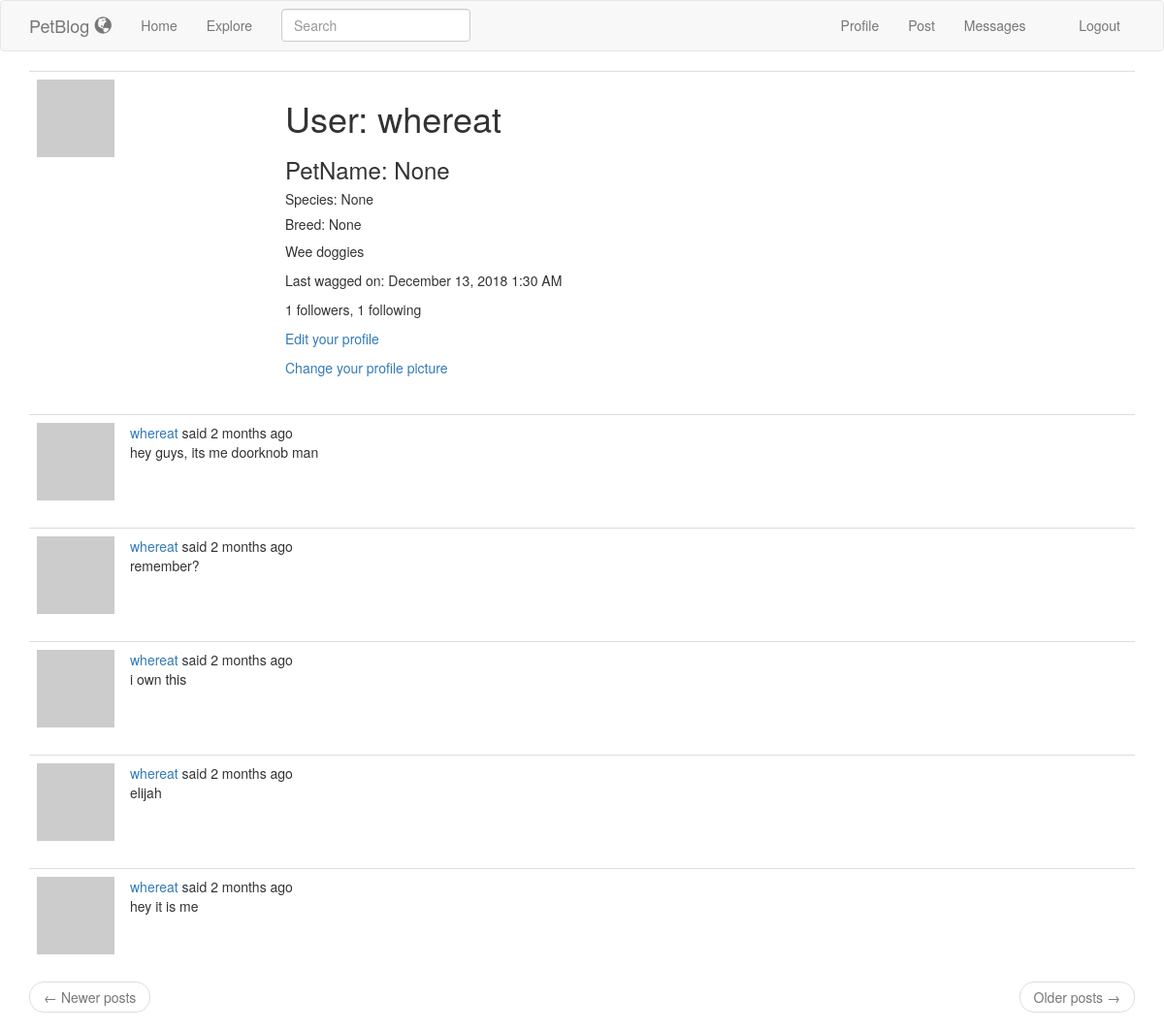
Page /user/whereat (signed in) on the earlier database version.
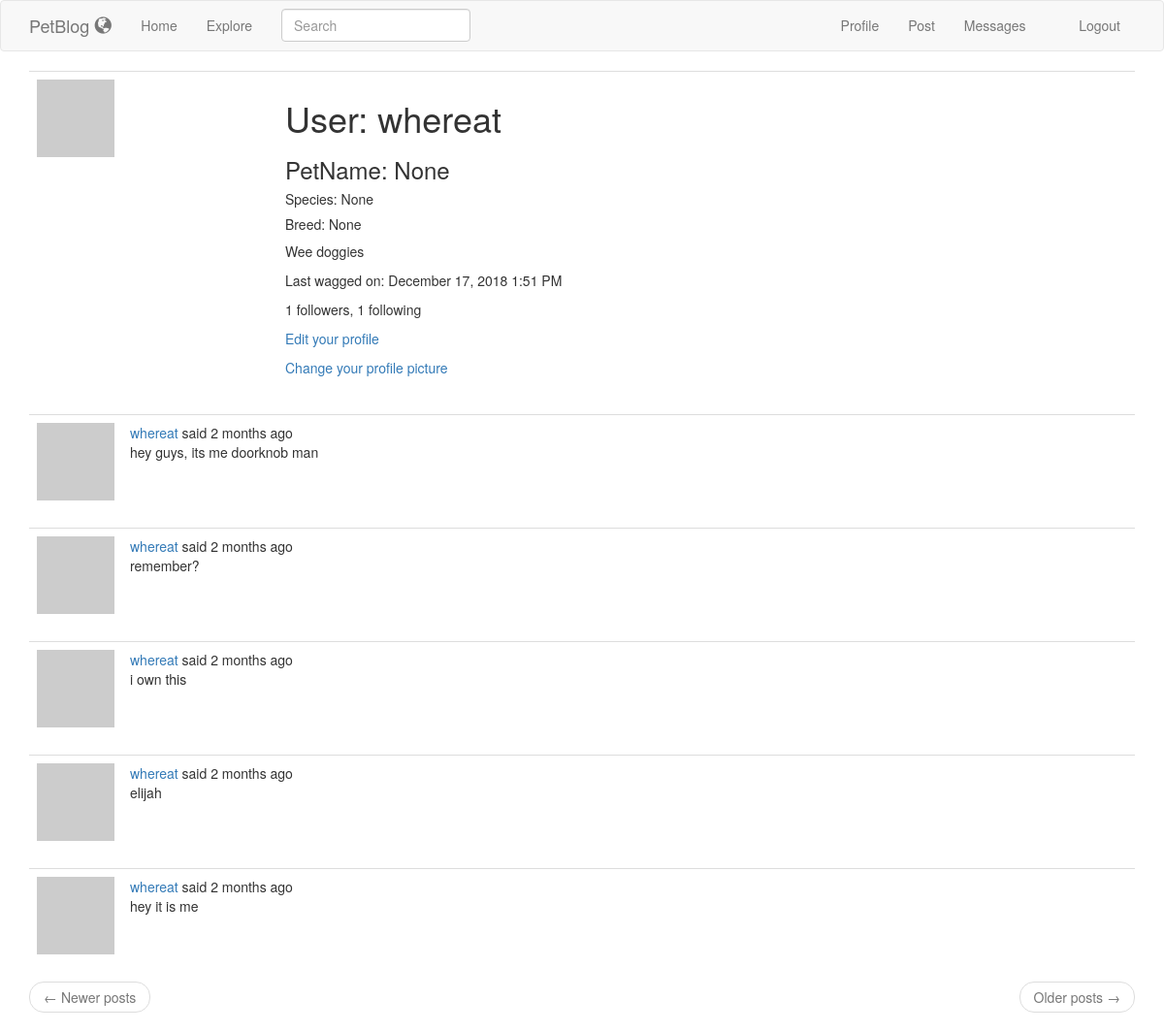
Same page on the later database version.
### app/models.py (models this page shows, shortened)
class PaginatedAPIMixin(object):
    @staticmethod
    def to_collection_dict(query, page, per_page, endpoint, **kwargs):
        resources = query.paginate(page, per_page, False)
        data = {
            'items': [item.to_dict() for item in resources.items],
            '_meta': {
                'page': page,
                'per_page': per_page,
                'total_pages': resources.pages,
                'total_items': resources.total
            },
            '_links': {
                'self': url_for(endpoint, page=page, per_page=per_page,
                                **kwargs),
                'next': url_for(endpoint, page=page + 1, per_page=per_page,
                                **kwargs) if resources.has_next else None,
                'prev': url_for(endpoint, page=page - 1, per_page=per_page,
                                **kwargs) if resources.has_prev else None
            }
        }
        return data

class User(PaginatedAPIMixin, UserMixin, db.Model):
    id = db.Column(db.Integer, primary_key=True)
    username = db.Column(db.String(64), index=True, unique=True)
    petname = db.Column(db.String(64))
    species = db.Column(db.String(64))
    breed = db.Column(db.String(64))
    email = db.Column(db.String(120), index=True, unique=True)
    password_hash = db.Column(db.String(128))
    posts = db.relationship('Post', backref='author', lazy='dynamic')
    about_me = db.Column(db.String(140))
    last_seen = db.Column(db.DateTime, default=datetime.utcnow)
    token = db.Column(db.String(32), index=True, unique=True)
    token_expiration = db.Column(db.DateTime)
    followed = db.relationship(
        'User', secondary=followers, # One to Many relationship.
        primaryjoin=(followers.c.follower_id == id),
        secondaryjoin=(followers.c.followed_id == id),
        backref=db.backref('followers', lazy='dynamic'), lazy='dynamic')
    messages_sent = db.relationship('Message',
                                    foreign_keys='Message.sender_id',
                                    backref='author', lazy='dynamic')
    messages_received = db.relationship('Message',
                                        foreign_keys='Message.recipient_id',
                                        backref='recipient', lazy='dynamic')
    last_message_read_time = db.Column(db.DateTime)
    notifications = db.relationship('Notification', backref='user',
                                    lazy='dynamic')
    def avatar(self, size):
        digest = md5(self.email.lower().encode('utf-8')).hexdigest()
        return 'https://www.gravatar.com/avatar/{}?d=mp&s={}'.format(
            digest, size)
    def new_messages(self):
        last_read_time = self.last_message_read_time or datetime(1900, 1, 1)
        return Message.query.filter_by(recipient=self).filter(
            Message.timestamp > last_read_time).count()

### app/main/routes.py (the view)
@bp.route('/user/<username>')
@login_required
def user(username):
    user = User.query.filter_by(username=username).first_or_404()
    page = request.args.get('page', 1, type=int)
    posts = user.posts.order_by(Post.timestamp.desc()).paginate(
        page, current_app.config['POSTS_PER_PAGE'], False)
    next_url = url_for('main.user', username=user.username,
                       page=posts.next_num) if posts.has_next else None
    prev_url = url_for('main.user', username=user.username,
                       page=posts.prev_num) if posts.has_prev else None
    return render_template('user.html', user=user, posts=posts.items,
                           next_url=next_url, prev_url=prev_url)

### app/main/forms.py
class SearchForm(FlaskForm):
    q = StringField(_('Search'), validators=[DataRequired()])
    def __init__(self, *args, **kwargs):
        if 'formdata' not in kwargs:
            kwargs['formdata'] = request.args
        if 'csrf_enabled' not in kwargs:
            kwargs['csrf_enabled'] = False
        super(SearchForm, self).__init__(*args, **kwargs)

### app/main/routes.py (called while the page is built)
@bp.before_app_request
def before_request():
    if current_user.is_authenticated:
        current_user.last_seen = datetime.utcnow()
        db.session.commit()
        g.search_form = SearchForm()
    g.locale = str(get_locale())

### app/models.py (called while the page is built)
@login.user_loader
def load_user(id):
    return User.query.get(int(id))

    @classmethod
    def before_commit(cls, session):
        session._changes = {
            'add': list(session.new),
            'update': list(session.dirty),
            'delete': list(session.deleted)
        }

### app/templates/user.html (shortened to what this page needs)
{% extends 'base.html' %}
{% block app_content %}
    <table class="table table-hover">
        <tr>
            <td width="256px"><img src="{{ user.avatar(256) }}"></td>
            <td>
                <h1>{{ _('User') }}: {{ user.username }}</h1>
                <h3>{{ _('PetName') }}: {{ user.petname }}</h3>
                <h5>{{ _('Species') }}: {{ user.species }}</h5>
                <h5>{{ _('Breed') }}: {{ user.breed }}</h5>
                {% if user.about_me %}<p>{{ user.about_me }}</p>{% endif %}
                {% if user.last_seen %}
                <p>{{ _('Last wagged on') }}: {{ moment(user.last_seen).format('LLL') }}</p>
                {% endif %}
                <p>{{ _('%(count)d followers', count=user.followers.count()) }}, {{ _('%(count)d following', count=user.followed.count()) }}</p>
                {% if user == current_user %}
                <p><a href="{{ url_for('main.edit_profile') }}">{{ _('Edit your profile') }}</a></p>
                <p><a href="https://en.gravatar.com/">Change your profile picture</a></p>
                {% elif not current_user.is_following(user) %}
                <p><a href="{{ url_for('main.follow', username=user.username) }}">{{ _('Follow') }}</a></p>
                {% else %}
                <p><a href="{{ url_for('main.unfollow', username=user.username) }}">{{ _('Unfollow') }}</a></p>
                {% endif %}
            </td>
        </tr>
    </table>
    {% for post in posts %}
        {% include '_post.html' %}
    {% endfor %}
    <nav aria-label="...">
        <ul class="pager">
            <li class="previous{% if not prev_url %} disabled{% endif %}">
                <a href="{{ prev_url or '#' }}">
                    <span aria-hidden="true">&larr;</span> {{ _('Newer posts') }}
                </a>
            </li>
            <li class="next{% if not next_url %} disabled{% endif %}">
                <a href="{{ next_url or '#' }}">
                    {{ _('Older posts') }} <span aria-hidden="true">&rarr;</span>
                </a>
            </li>
        </ul>
    </nav>
{% endblock %}

Differences in the rows shown:
changed User "whereat": last_seen "December 13, 2018 1:30 AM" → "December 17, 2018 1:51 PM"
